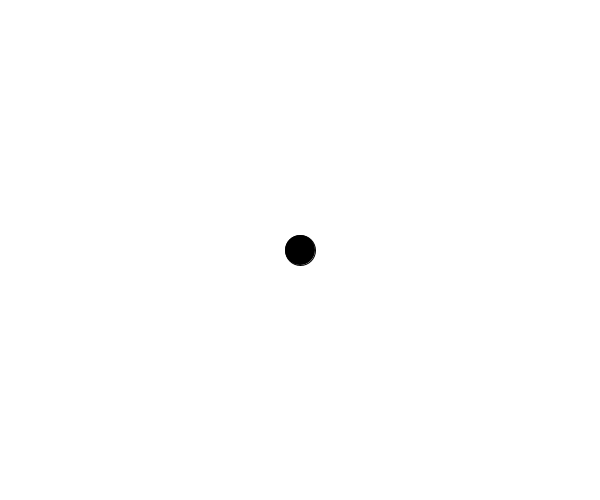
Frame 1 (no input)
Frame 60 (the mouse pressed at the canvas centre just before this capture): identical to frame 1, image omitted
Frame 120 (the mouse held since frame 60 and released just before this capture): identical to frame 1, image omitted

The Processing sketch that drew this single still picture (run headless with seeded random() and noise(); from frame 60 on, the mouse is pressed at the canvas centre):

// Processing sketch: TouchRect1
// ── TouchRect1.pde
float px=0, py=0, ps=0;
float sx=0, sy=0;

void setup() {
  size(600, 500);
  px = width/2;
  py = height/2;
  ps = 30;
}

void draw() {
  background(255);
  fill(0);
  ellipse(px, py, ps, ps);

  if (keyPressed) {
    if (keyCode == UP)
      sy -= 1;
    if (keyCode == DOWN)
      sy += 1;
    if (keyCode == LEFT)
      sx -= 1;
    if (keyCode == RIGHT)
      sx += 1;
  }

  sx *= 0.98;
  sy *= 0.98;
  px += sx;
  py += sy;
}
 
